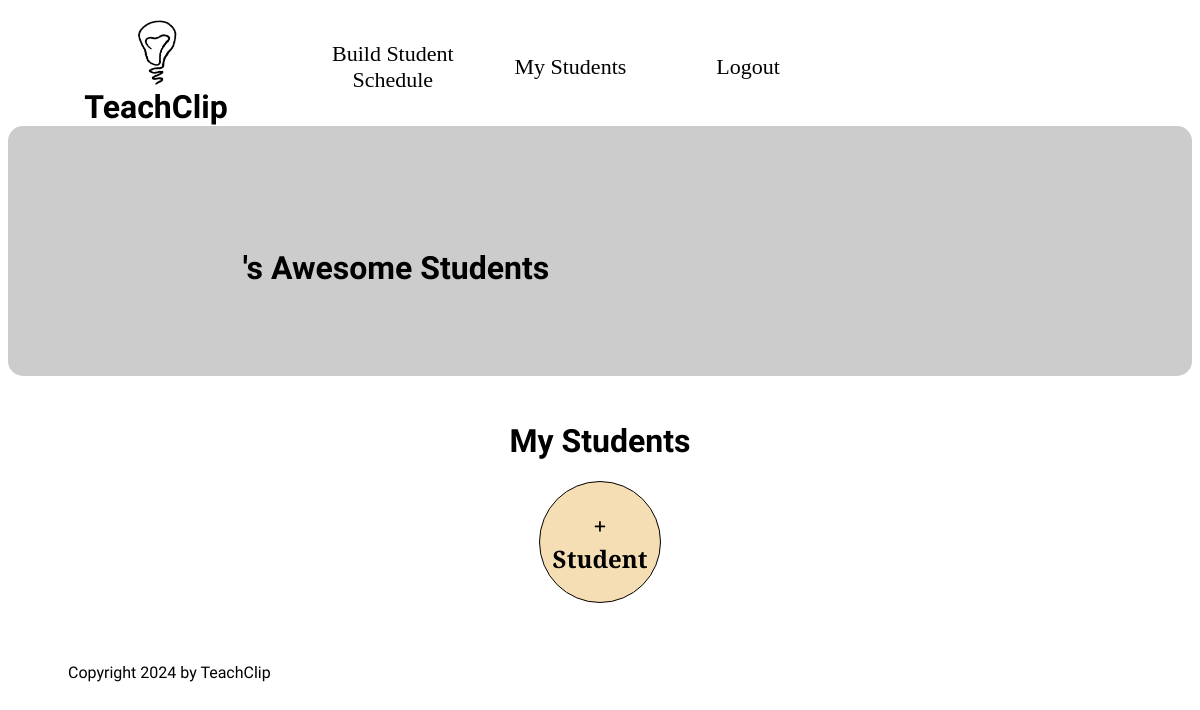
/goals/teacher_home/ (signed in), run on an earlier commit of the app's database.
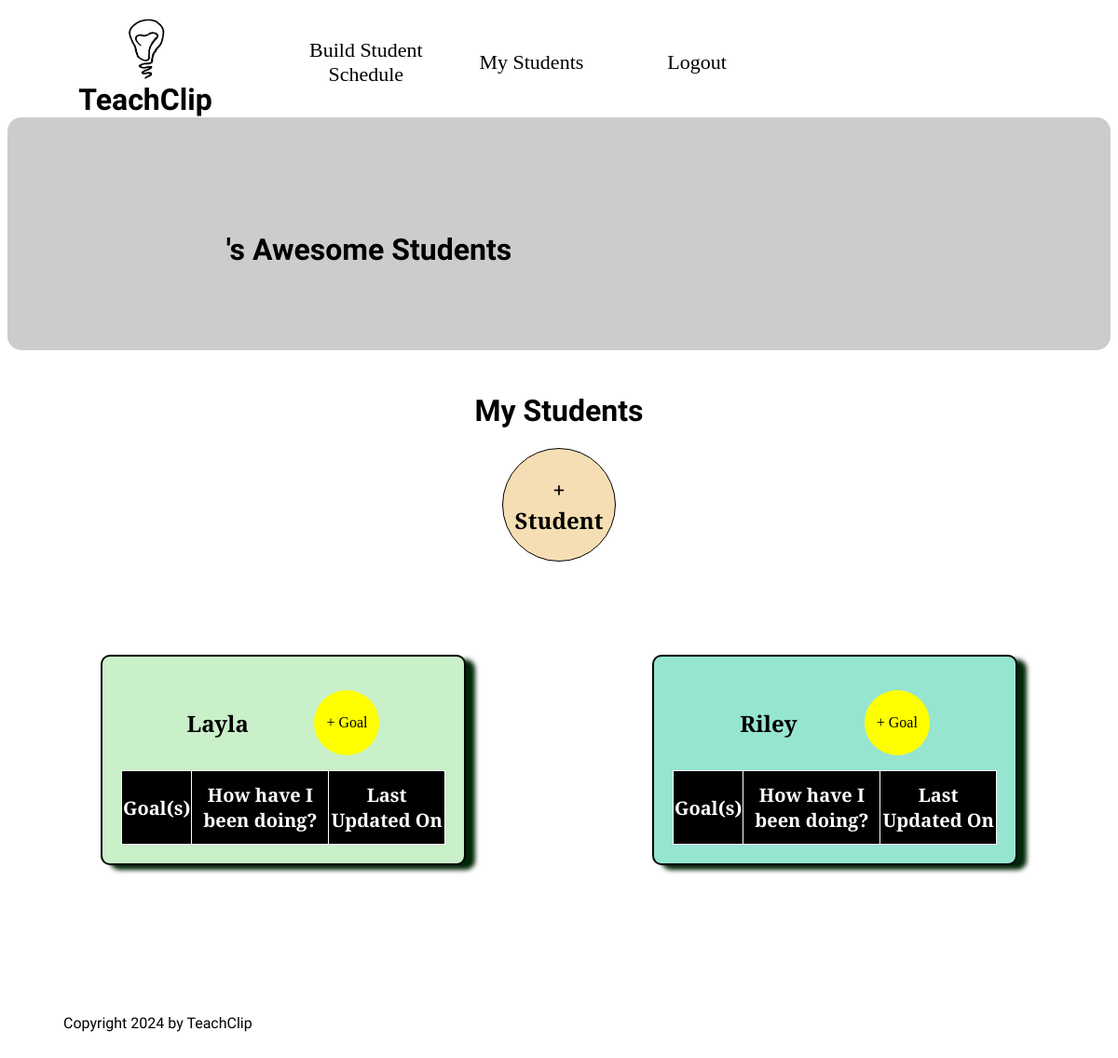
And on a later commit of the database.
### goalchart/models.py (models this page shows, shortened)
class Student(models.Model):
    student_first_name = models.CharField(max_length=200)
    KINDERGARTEN = "K"
    FIRST = "G1"
    SECOND = "G2"
    THIRD = "G3"
    FOURTH = "G4"
    FIFTH = "G5"
    OTHER = "GO"
    GRADE_IN_SCHOOL_CHOICES = {
        KINDERGARTEN: "Kindergarten",
        FIRST: "1st Grade",
        SECOND: "2nd Grade",
        THIRD: "3rd Grade",
        FOURTH: "4th Grade",
        FIFTH: "5th Grade",
        OTHER: "Other",
    }
    grade_in_school = models.CharField(
        max_length=2,
        choices=GRADE_IN_SCHOOL_CHOICES,
        default=KINDERGARTEN,
    )
    created_on = models.DateTimeField(auto_now_add=True)
    last_modified = models.DateTimeField(auto_now=True)
    teacher = models.ForeignKey(
        settings.AUTH_USER_MODEL,
        related_name="students",
        on_delete=models.CASCADE,
        null=True,
    )
    class Meta:
        ordering = ["student_first_name"]

### goalchart/views.py (the view)
# urls.py: path("teacher_home/", goal_list, name="teacher_home"),
@login_required
def goal_list(request):
    students = Student.objects.filter(teacher=request.user)
    context = {
        "students": students,
    }
    return render(request, "goalchart/teacher_home.html", context)

### goalchart/templates/goalchart/teacher_home.html (shortened to what this page needs)
{% extends "base.html" %}
{% block userimg %}
  <div class="info-img">
    <img src="https://picsum.photos/id/24/100/200" alt="book image">
    <h1>{{ user.first_name }}'s Awesome Students</h1>
  </div>
{% endblock userimg %}
{% block main %}
<div class="center-container">
  <h1>My Students</h1>
  <div id="add-student">
    <a href="{% url "add_student" %}"><h2>+ Student</h2></a>
  </div>
</div>
<div class="student-container">
  {% for student in students %}
    <div class="student-box {% cycle "group1" "group2" "group3" %}">
      <h2>{{ student.student_first_name }}</h2>
      <a href="{% url "create_goal" %}"><p>+ Goal</p></a>
      <table>
        <thead>
          <tr>
            <th>Goal(s)</th>
            <th>How have I been doing?</th>
            <th>Last Updated On</th>
          </tr>
        </thead>
      </table>
    </div>
  {% endfor %}
</div>
{% endblock main %}

### goalchart/templates/base.html (shortened to what this page needs)
{% load static %}
<!DOCTYPE html>
<html lang="en-US">
  <head>
    <link rel="stylesheet" href="{% static "css/styles.css" %}">
  </head>
    <body>
        <header>
          <div id="header-layout">
            <a href="{% url "info" %}">
              <div id="logo-layout">
                <img id="logo" src="{% static "img/logo.jpg" %}" alt="logo">
                <h1>TeachClip</h1>
              </div>
            </a>
            <nav>
              {% if user.is_authenticated %}
                <div><a href="{% url "teacher_home" %}">Build Student Schedule</a></div>
                <div><a href="{% url "teacher_home" %}">My Students</a></div>
                <a href="{% url "logout" %}">Logout</a>
              {% else %}
              <span></span>
              <span></span>
                <a href="{% url "profile_selection" %}">Sign Up</a>
                <a href="{% url "teacher_login" %}">Login</a>
              {% endif %}
            </nav>
          </div>
        </header>
        <main>
        {% block userimg %}{% endblock userimg %}
        {% block main %}
        {% endblock main %}
        </main>
        <footer>Copyright 2024 by TeachClip</footer>
    </body>
  </html>

### goalchart/static/css/styles.css (style rules this page uses)
html, body { font-family: 'Cormorant Garamond', serif; }
nav { font-family: 'Cormorant Garamond', serif; font-size: 22px; display: grid; grid-template-columns: repeat(4, 20%); text-align: center; align-items: center; }
#logo-layout { display: flex; flex-flow: column wrap; justify-content: space-evenly; align-items: center; padding-top: 10px; margin: 0px; }
#logo-layout h1 { margin: 0px; animation-name: slidein; animation-duration: 5s; }
#logo { width: 60px; height: 85px; block-size: fit-content; border-radius: 5px; animation-name: slidein-reverse; animation-duration: 5s; }
#header-layout { display: grid; grid-template-columns: 25% 1fr; background-color: white; }
header { position: sticky; top: 0px; z-index: 1; }
a { text-decoration: none; color: black; }
h1 { font-family: 'Shadows Into Light', cursive; text-align: center; }
.info-img { position: relative; }
.info-img img { width: 100%; height: 250px; object-fit: cover; border-radius: 15px; margin-bottom: 20px; }
.info-img h1 { position: absolute; top: 40%; left: 25%; transform: translate(-20%, -20%) }
footer { font-family: 'Shadows Into Light', cursive; margin: 20px; padding: 40px; }
.center-container { display: flex; flex-flow: column wrap; justify-content: center; align-items: center; }
#add-student { display: flex; flex-flow: column wrap; justify-content: center; text-align: center; border-radius: 50%; height: 100px; width: 100px; background-color: wheat; padding: 10px; border: 1px solid; }
.student-container { display: grid; grid-template-columns: repeat(2, 50%); }
.student-box { display: flex; flex-flow: row wrap; justify-content: space-evenly; align-items: center; margin: 100px; border: 2px solid; border-radius: 10px; padding: 20px; box-shadow: 10px 5px 5px rgb(2, 38, 8); }
.student-box p { background-color: yellow; width: 50px; height: 50px; text-align: center; display: flex; flex-flow: column wrap; justify-content: center; align-items: center; border-radius: 50%; padding: 10px; }
.group1 { background-color: rgb(201, 240, 201); }
.group2 { background-color: rgb(150, 229, 209); }
table { border: 2px solid black; border-collapse: collapse; width: 100%; }
table th { padding-top: 12px; padding-bottom: 12px; text-align: center; background: black; color: white; font-size: 20px; margin-left: 5px; margin-right: 5px; }
table, th, td { border: 1px solid; }

What changed in the data, as far as the page shows it:
added Student: student_first_name "Layla"
added Student: student_first_name "Riley"
